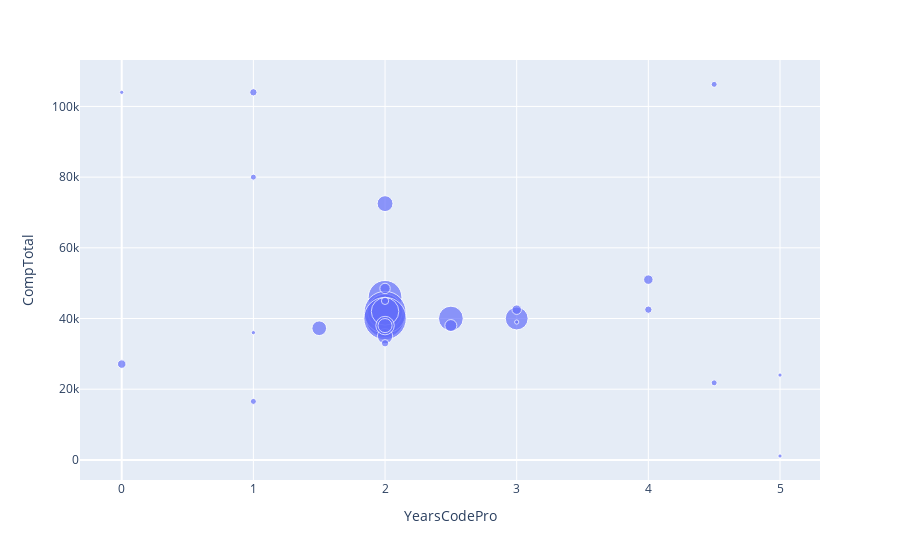

The cell this chart's notebook holds for it:
### Markdown cell above
test d'affichage

### Code cell
import plotly.express as px

fig = px.scatter(a, x="YearsCodePro", y="CompTotal",
                 hover_name="techs", size='Number',
                 log_x=False, size_max=30)
fig

### Figure 1 — Plotly figure (JSON) as saved in the notebook; plotly's stock layout.template omitted (floating-point values rounded to 4 significant figures)
{"data": [{"hovertemplate": "<b>%{hovertext}</b><br><br>YearsCodePro=%{x}<br>CompTotal=%{y}<br>Number=%{marker.size}<extra></extra>", "hovertext": ["JavaScript", "TypeScript", "C#", "Cpp", "HTML/CSS", "Python", "SQL", "Swift", "Lua", "PHP", "C", "Java", "Delphi", "Bash/Shell", "PowerShell", "Rust", "Elixir", "Erlang", "Ruby", "R", "Scala", "VBA", "Dart", "Go", "Kotlin", "Groovy", "MATLAB", "Perl", "Haskell", "Julia", "LISP", "Assembly", "F#", "Clojure", "APL", "Crystal", "Fortran", "Objective-C", "SAS", "OCaml", "Solidity", "COBOL"], "legendgroup": "", "marker": {"color": "#636efa", "size": [92, 73, 29, 33, 81, 63, 67, 5, 2, 34, 98, 100, 0, 42, 13, 12, 2, 1, 4, 19, 6, 1, 8, 14, 11, 3, 3, 0, 3, 2, 0, 5, 1, 1, 0, 0, 1, 0, 0, 2, 3, 0], "sizemode": "area", "sizeref": 0.1111, "symbol": "circle"}, "mode": "markers", "name": "", "orientation": "v", "showlegend": false, "type": "scatter", "x": [2, 2, 3, 2, 2, 2, 2, 4, 1, 2.5, 2, 2, null, 2, 2, 1.5, 4.5, 5, 0, 2, 2, 5, 2.5, 2, 2, 2, 1, null, 4, 1, null, 3, 3, 1, null, null, 0, null, null, 4.5, 2, null], "xaxis": "x", "y": [40750, 42000, 40000, 38000, 40000, 46000, 42000, 51000, 16545, 40000, 41750, 40000, null, 42000, 35000, 37250, 21800, 1100, 27100, 38000, 48500, 24000, 38000, 72500, 38000, 33000, 104000, null, 42500, 80000, null, 42500, 39000, 36000, null, null, 104000, null, null, 106250, 45000, null], "yaxis": "y"}], "layout": {"legend": {"itemsizing": "constant", "tracegroupgap": 0}, "margin": {"t": 60}, "xaxis": {"anchor": "y", "domain": [0, 1], "title": {"text": "YearsCodePro"}}, "yaxis": {"anchor": "x", "domain": [0, 1], "title": {"text": "CompTotal"}}}}
